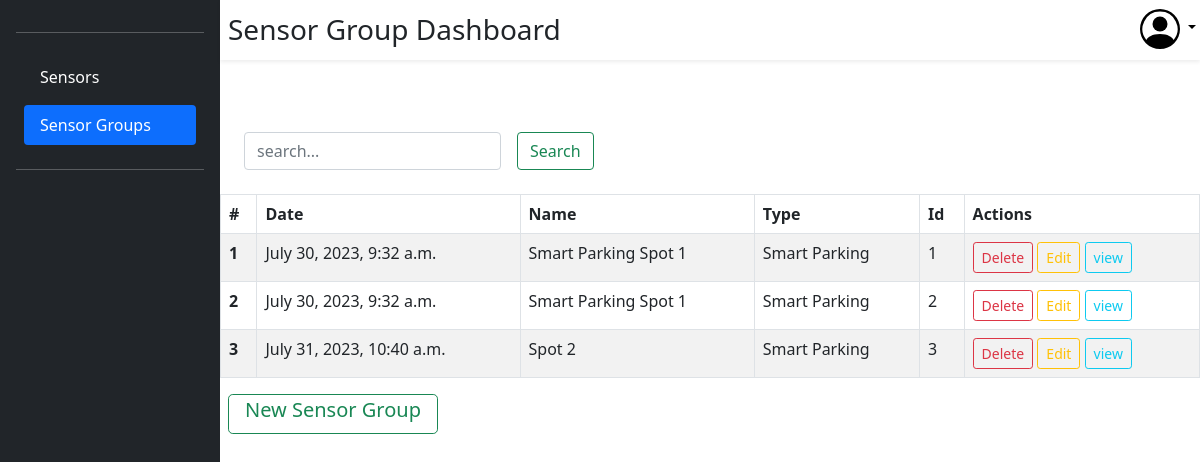
Page /group/dashboard/ (signed in) on the earlier database version.
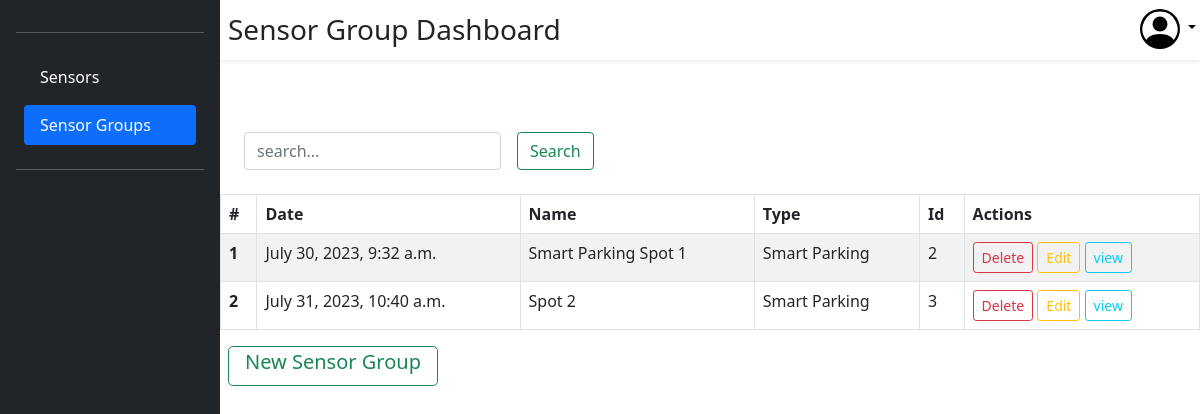
Same page on the later database version.
### dash/models.py (models this page shows, shortened)
class Sensor_Group(models.Model):
    group_id = models.AutoField(verbose_name='Group Id', primary_key=True)
    group_name = models.CharField(verbose_name='Group Name', max_length=50)
    group_type = models.CharField(verbose_name='Group Type', max_length=50)
    group_discription = models.TextField(verbose_name='Group Discription')
    date_created = models.DateTimeField(verbose_name='Date Created',auto_now_add=True)
    user = models.ForeignKey(User, verbose_name='User', on_delete=models.CASCADE)

### dash/views.py (the view, shortened to what this page needs)
# urls.py: path('group/dashboard/', views.group_dashboard, name='group_dashboard'),
@login_required(login_url="/")
def group_dashboard(request):
    result_set = Sensor_Group.objects.filter(user=request.user)
    Search = request.POST.get('search')
    result_set.order_by("date_created")
    """ NOTE: Pagination for later
    paginator = Paginator(result_set, 5)
    result_set = paginator.get_page(1)
    """
    site_settings = {
        'active' : 'Sensor_Groups',
        'dashboard_heading' : 'Sensor Group Dashboard'
    }
    return render(request, 'sensor_group_dash.html', {'groups': result_set, 'site_settings' : site_settings})

### templates/dashboards/sensor_group_dash.html (shortened to what this page needs)
{% extends 'base.html' %}
{% block content %}
<div class="d-flex flex-column flex-fill bd-highlight">
    <div class="pt-5 bd-highlight">
        <table class="table-bordered table table-striped">
            <div class="mb-3 ">
                <form method="POST">
                    <div class="ps-3 d-flex flex-row bd-highlight">
                        <div class="p-2 bd-highlight">
                            <input type="text" name="search" placeholder="search..." id="search" class='col form-control'>
                        </div>
                        <div class="p-2 bd-highlight">
                            <input type="submit" name="filter" id="filter" value="Search" class="form-control btn btn-outline-success">
                        </div>
                    </div>
                </form>
            </div>
            <thead>
                <tr>
                    <th>#</th>
                    <th>Date</th>
                    <th>Name</th>
                    <th>Type</th>
                    <th>Id</th>
                    <th>Actions</th>
                </tr>
            </thead>
            <tbody>
                {% for group in groups %}
                <tr>
                    <td><b>{{forloop.counter}}</b></td>
                    <td>{{group.date_created}}</td>
                    <td>{{group.group_name}}</td>
                    <td>{{group.group_type}}</td>
                    <td>{{group.group_id}}</td>
                    <td>
                        <button type="button" class="btn btn-sm btn-outline-danger"  data-toggle="modal" data-target="#DeleteSensorGroup{{group.group_id}}">Delete</button>
                        <a href="/group/edit/?key={{group.group_id}}"><button type="button" class="btn btn-sm btn-outline-warning">Edit</button></a>
                        <a href="/group/view/?key={{group.group_id}}"><button type="button" class="btn btn-sm btn-outline-info">view</button></a>
                    </td>
                </tr>
                {% endfor %}
            </tbody>
        </table>
    </div>
    <div class="ps-2">
        <a href="/group/create/"><button class="btn btn-outline-success btn-lg pt-0 mt-0">New Sensor Group</button></a>
    </div>
{% endblock content %}

Differences in the rows shown:
removed Sensor_Group: date_created "July 30, 2023, 9:32 a.m.", group_name "Smart Parking Spot 1", group_type "Smart Parking", group_id "1"
